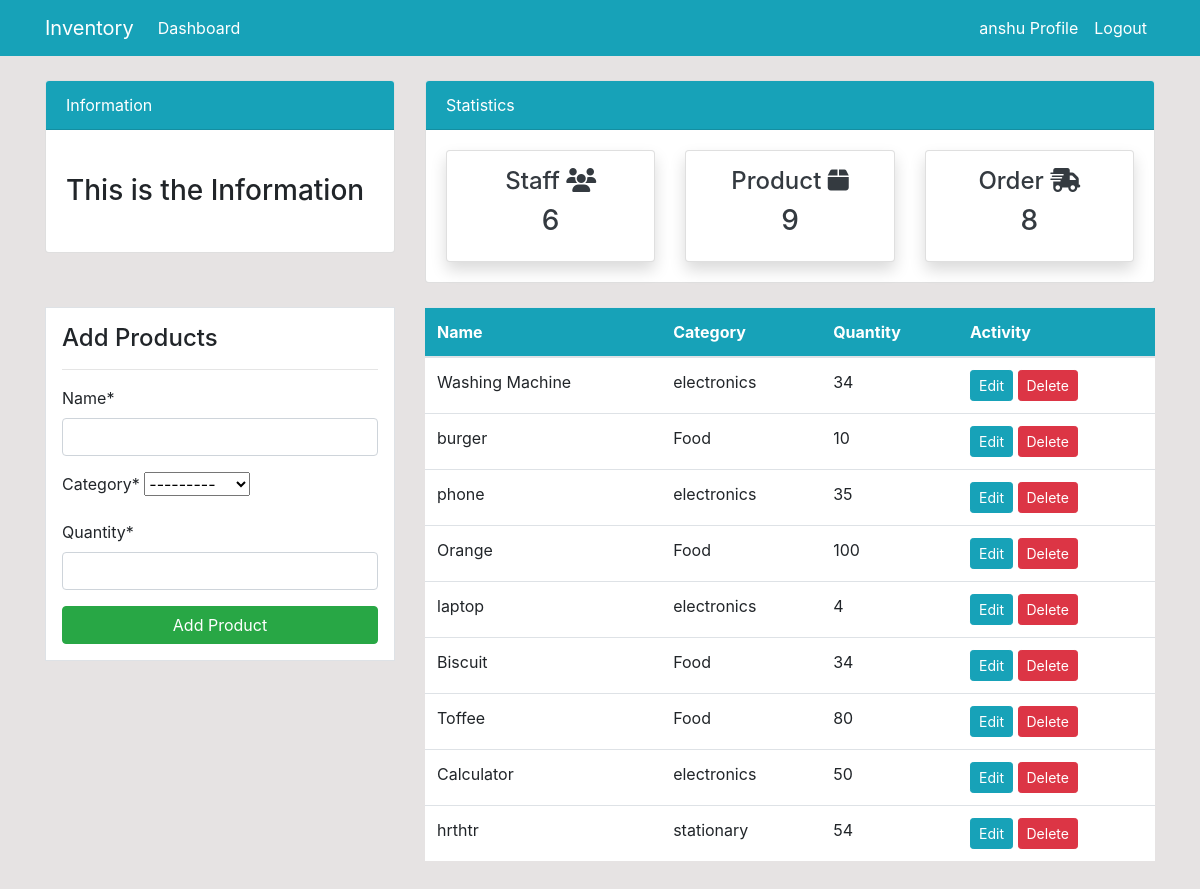
/product/ (signed in), run on the app's committed database.
### dashboard/models.py (models this page shows, shortened)
class Product(models.Model):
    name=models.CharField(max_length=100,null=True)
    category=models.CharField(max_length=20,choices=CATEGORY,null=True)
    quantity=models.PositiveIntegerField(null=True)
    class Meta:
        verbose_name_plural='Product'

### dashboard/views.py (the view)
# urls.py: path('product/', views.product ,name='dashboard-product'),
@login_required
def product(request):
    items=Product.objects.all()
    workers_count=User.objects.all().count()
    order_count=Order.objects.all().count()
    product_count=Product.objects.all().count()
    if request.method=="POST":
        form=ProductForm(request.POST)
        if form.is_valid():
            form.save()
            product_name=form.cleaned_data.get('name')
            messages.success(request,f'{product_name} has been added')
            return redirect('dashboard-product')
    else:
        form=ProductForm
    context={
        'items':items,
        'form':form,
        'workers_count':workers_count,
        'order_count':order_count,
        'product_count':product_count,
    }
    return render(request,'dashboard/product.html',context)

### templates/dashboard/product.html (shortened to what this page needs)
{% extends "partials/base.html" %}
{% load crispy_forms_tags %}
{% block content %}
{% include "partials/topnav.html" %}
<div class="container">
    <div class="row my-4" >
        <div class="col-md-4">
            <div class="border bg-white p-3">
                <h4>Add Products</h4>
                <hr>
                <form method="POST">
                    {{form|crispy}}
                    <input class="btn btn-success btn-block" type="submit" value="Add Product">
                </form>
            </div>
        </div>
        <div class="col-md-8">
            <table class="table bg-white">
                <thead class="bg-info">
                <tr class="text-white">
                    <th scope="col">Name</th>
                    <th scope="col">Category</th>
                    <th scope="col">Quantity</th>
                    <th scope="col">Activity</th>
                </tr>
                </thead>
                <tbody>
                    {% for item in items%}
                <tr>
                    <td>{{item.name}}</td>
                    <td>{{item.category}}</td>
                    <td>{{item.quantity}}</td>
                    <td>
                        <a class="btn btn-info btn-sm" href="{%url 'dashboard-product-update' item.id %}">Edit</a>
                        <a class="btn btn-danger btn-sm" href="{%url 'dashboard-product-delete' item.id %}">Delete</a>
                    </td>
                </tr>
                {% endfor %}
                </tbody>
            </table>
        </div>
    </div>
</div>
{% endblock %}

### templates/partials/nav.html (shortened to what this page needs)
<nav class="navbar navbar-expand-lg navbar-info bg-info">
    {% if user.is_authenticated%}
    <div class="container">
        <a class="navbar-brand text-white" href="{% url 'dashboard-index'%}">Inventory</a>
        <div class="collapse navbar-collapse" id="navbarSupportedContent">
        <ul class="navbar-nav mr-auto">
            <li class="nav-item active">
            <a class="nav-link text-white" href="{% url 'dashboard-index'%}">Dashboard <span class="sr-only">(current)</span></a>
            </li>
        </ul>
        <ul class="navbar-nav ml-auto">
            <li class="nav-item active">
            <a class="nav-link text-white" href="{% url 'user-profile'%}">{{user.username}} Profile<span class="sr-only">(current)</span></a>
            </li>
            <li class="nav-item">
            <a class="nav-link text-white" href="{% url 'user-logout' %}">Logout</a>
            </li>
        </ul>
        {%endif%}
        </div>
    </div>
  </nav>

### static/style.css (style rules this page uses)
body { background: rgb(230, 227, 227); }

### data on the page
Product: name "Washing Machine", category "electronics", quantity "34"
Product: name "burger", category "Food", quantity "10"
Product: name "phone", category "electronics", quantity "35"
Product: name "Orange", category "Food", quantity "100"
Product: name "laptop", category "electronics", quantity "4"
Product: name "Biscuit", category "Food", quantity "34"
Product: name "Toffee", category "Food", quantity "80"
Product: name "Calculator", category "electronics", quantity "50"
Product: name "hrthtr", category "stationary", quantity "54"

### other printed values
{{ user.username }} "anshu"
{{ workers_count }} "6"
{{ product_count }} "9"
{{ order_count }} "8"
